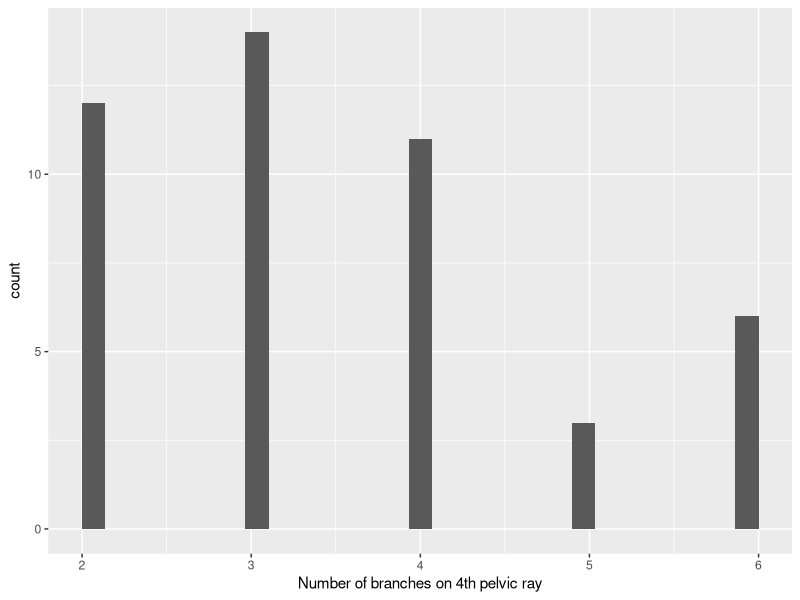
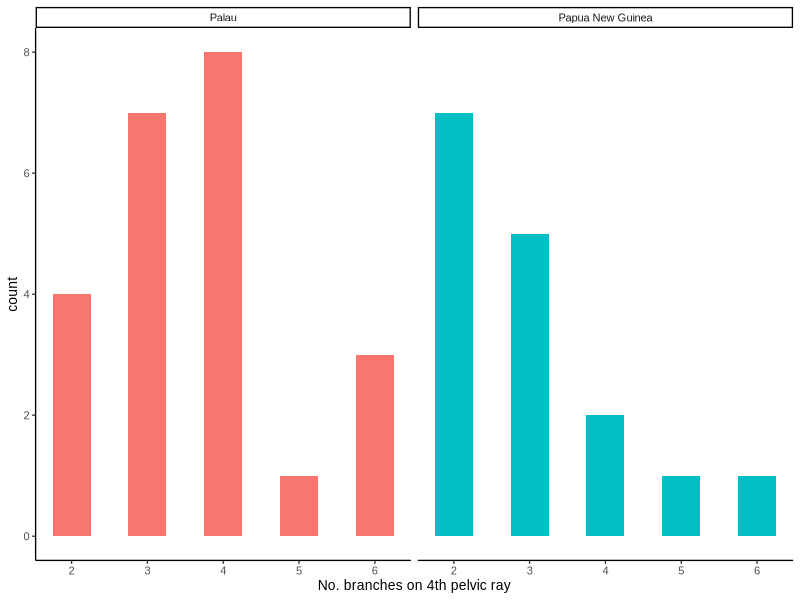
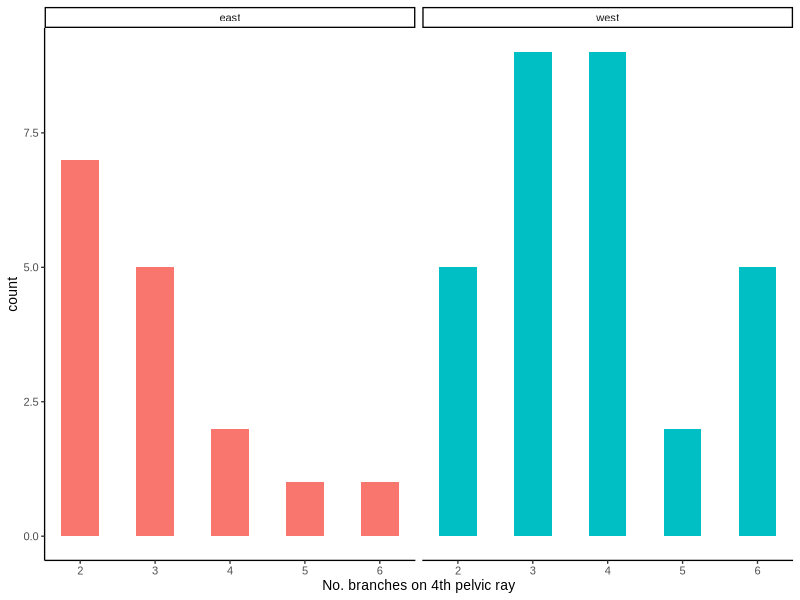
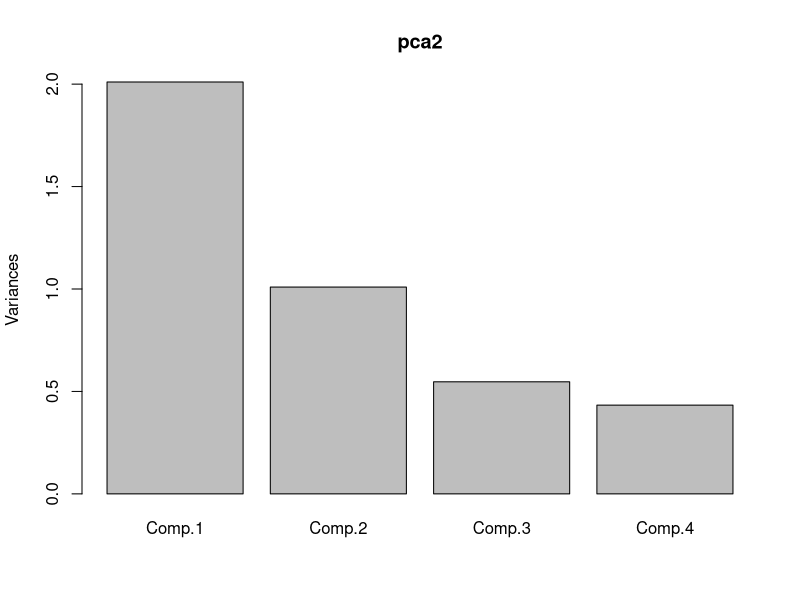
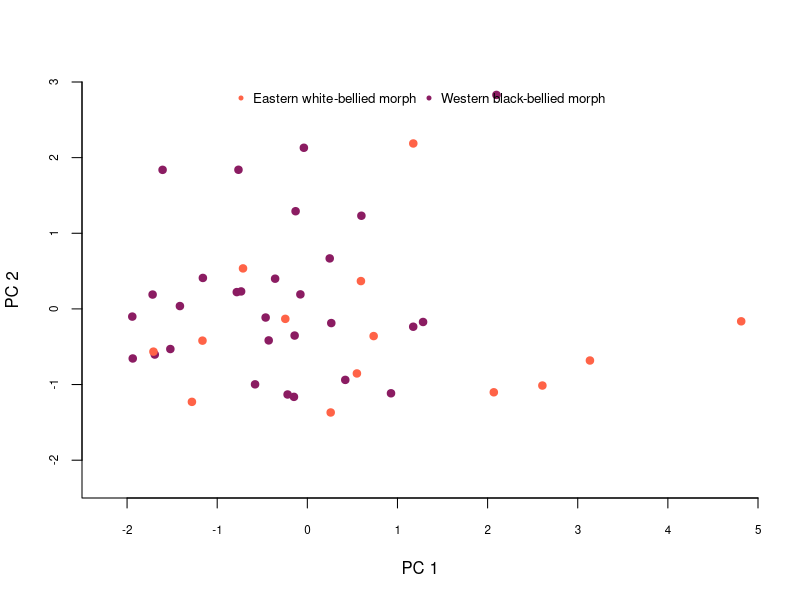

The R script that drew these images, in order:
library(tidyverse)

#read in morphology data file for basic comparison analysis
morph <- read.csv("data/cleaned_data.csv")
head(morph)

#see a histogram of all branch data
ggplot(data = morph) +
  geom_histogram(mapping = aes(x=branches)) +
  xlab("Number of branches on 4th pelvic ray") 

#make a subset of data with just information from palau and png
Palau_PNG <- morph %>%
  filter(locality == "Papua New Guinea" | locality == "Palau")

#4th pelvic branches histogram*** palau vs png
# everything looks the same
ggplot(data = Palau_PNG) +
  geom_histogram(binwidth = 0.5, mapping = aes(x = branches, fill = locality), show.legend = FALSE) +
  facet_wrap(~locality) +
  xlab("No. branches on 4th pelvic ray") +
  theme_classic(base_family = 'Arial', base_size = 10)

#4th pelvic branches histogram*** east vs west instead 
# everything looks the same
ggplot(data = morph) +
  geom_histogram(binwidth = 0.5, mapping = aes(x = branches, fill = haplotype), show.legend = FALSE) +
  facet_wrap(~haplotype) +
  xlab("No. branches on 4th pelvic ray") +
  theme_classic(base_family = 'Arial', base_size = 10)


#extract east & western haplotype data
west <- filter(morph, haplotype == "west")
east <- filter(morph, haplotype == "east")

#compare characters from eastern and western haplotypes with a t tests - suggests no difference between populations
t.test(west$branches, east$branches)
t.test(west$fifth_fourth_ratio, east$fifth_fourth_ratio)
t.test(west$membrane_length, east$membrane_length)



#read in morphology data file where stuff has been deleted
some_data <- read.csv("data/morphology_numerical_data3.csv", header = TRUE, sep = ",")
head(some_data)

#define 'traits' as the numerical columns that the PCA will read

traits <- some_data %>% 
  select(fifth_fourth_ratio, pelvic_ratio, fin_membrane, branches)
head(traits)
View(some_data)

pca2 <- princomp(traits, cor=T)
summary(pca2)
loadings (pca2) #this is the important one - defines PCA axes
plot(pca2)

# plot
plot(pca2$scores[,1], pca2$scores[,2],
     cex = 1.5, 
     col = ifelse(some_data$haplotype == 1, 'tomato', 'maroon4'), 
     pch=20, 
     xlab="PC 1", ylab="PC 2", xlim=c(-2.5,5), ylim= c(-2.5,3),
     cex.axis = 0.7,
     xaxs ="i", yaxs = "i", 
     pin=c(16, 9), 
     bty="l") #take away borders

legend(x="top", 
       cex=0.8, xpd = T , horiz=T, pch=c(20), 
       col=c("tomato", "maroon4"), 
       legend = c("Eastern white-bellied morph", "Western black-bellied morph"),
       bty = "n")

#western haplotype = 1 = maroon4
#eastern haplotype = 2 = tomato






